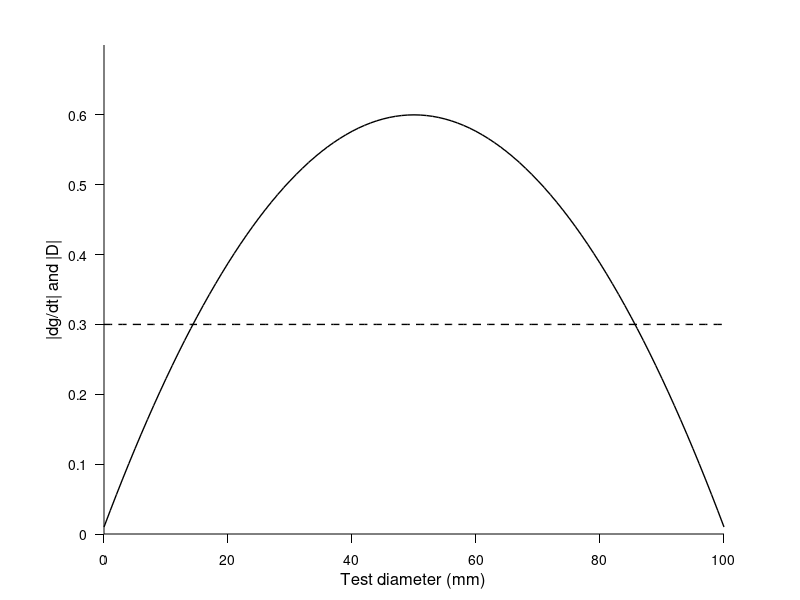

MATLAB code to generate this figure:
function urchin_growth_mortality_plot

% Plot the hypothetical growth & mortality functions used in urchin model

L = 0:100; % length
D = 0.60 - 0.59/50^2*(L-50).^2; % min at 0.01, peak of 0.6 at 50 mm 
dg = ones(length(L),1)*0.3; % absolute value of length


figure(1)
clf
set(gcf,'units','cent','position',[10 10 9 6])
hold on

plot(L,D,'k-','linewidth',1)
plot(L,dg,'k--','linewidth',1)

set(gca,'tickdir','out','ticklength',[0.015 0.015],...
    'xcolor','k','ycolor','k','fontsize',10)
ylim([0 0.7])
set(gca,'xtick',0:20:100,'xlim',[0 100])
ylabel('|dg/dt| and |D|','fontsize',12)
xlabel('Test diameter (mm)','fontsize',12)
